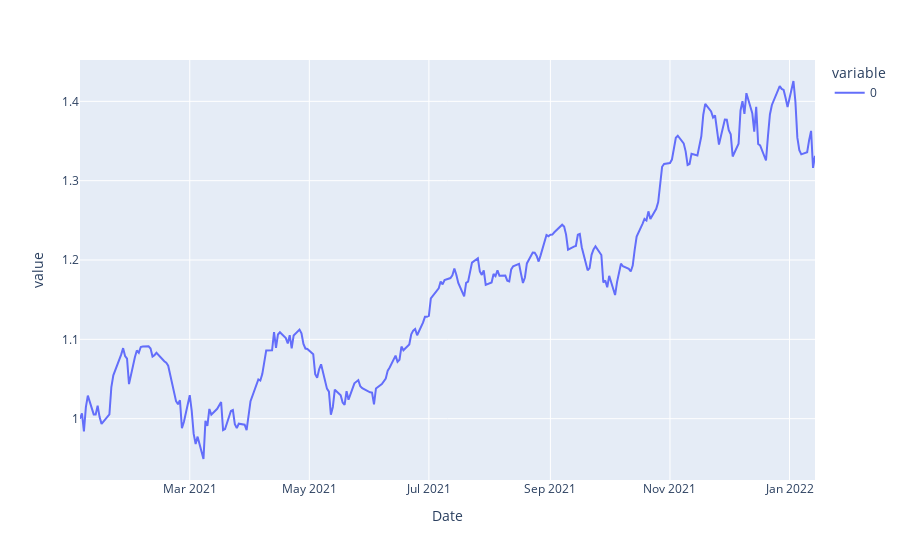

The cell this chart's notebook holds for it:
### Code cell
px.line(cumulative)

### Figure 1 — Plotly figure (JSON) as saved in the notebook; plotly's stock layout.template omitted (floating-point values rounded to 4 significant figures; data arrays with more than 128 entries replaced by an {"elided": "..."} marker saying what was removed)
{"data": [{"hovertemplate": "variable=0<br>Date=%{x}<br>value=%{y}<extra></extra>", "legendgroup": "0", "line": {"color": "#636efa", "dash": "solid"}, "marker": {"symbol": "circle"}, "mode": "lines", "name": "0", "orientation": "v", "showlegend": true, "type": "scatter", "x": {"elided": "262 str values"}, "xaxis": "x", "y": {"elided": "262 float values"}, "yaxis": "y"}], "layout": {"legend": {"title": {"text": "variable"}, "tracegroupgap": 0}, "margin": {"t": 60}, "xaxis": {"anchor": "y", "domain": [0, 1], "title": {"text": "Date"}}, "yaxis": {"anchor": "x", "domain": [0, 1], "title": {"text": "value"}}}}
